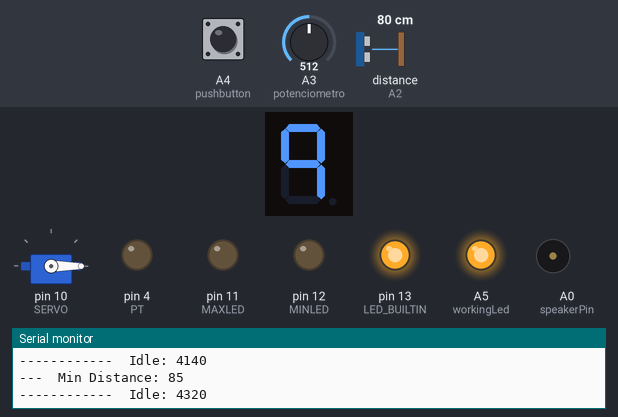
The sketch below on a simulated Arduino Uno, built with avr-gcc and run on an emulated ATmega328P. Parts: 1-digit seven-segment display, servo, output pins drawn as LEDs (lit = HIGH), buzzer (waves = sounding), the last lines printed to the serial monitor. Wiring (inferred from the names in the program): ultrasonic range finder: trigger A1; echo A2; 1-digit 7-segment display, segments lit when HIGH: segments pin 6, pin 7, pin 5, pin 2, pin 3, pin 9, pin 8. The test bench sets the inputs (shaded band); at power-on: A4 (pushbutton) HIGH, distance to the obstacle (sensor on A2) 80 cm, A3 (potenciometro) = 512. The echo pulse lasts 58.3 µs per cm; EEPROM starts erased; the segment pins are drawn as the display they are named for; pins used as bus, display or sensor lines are not drawn.

Above: at 3.5 s.
3.6 s: A4 (pushbutton) pulled LOW for 0.15 s
At 5.8 s:
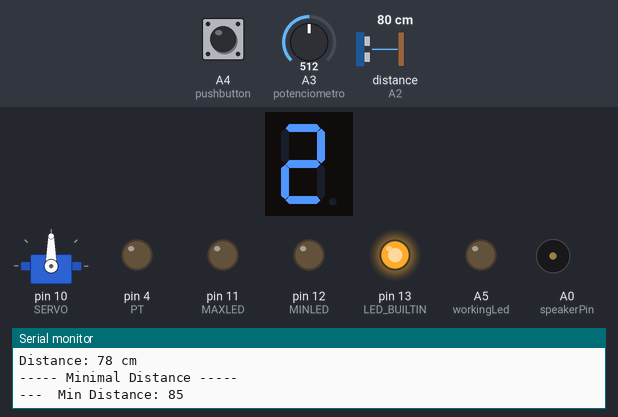
6.1 s: distance to the obstacle (sensor on A2) set to 93 cm
At 8.2 s:
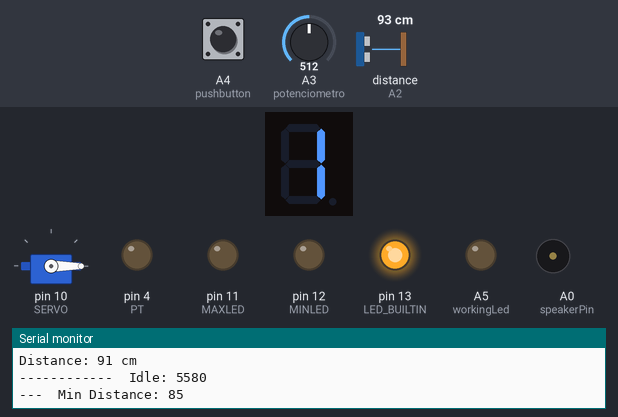
8.9 s: A3 (potenciometro) set to 529
10.4 s: A3 (potenciometro) set to 557
At 11.09 s:
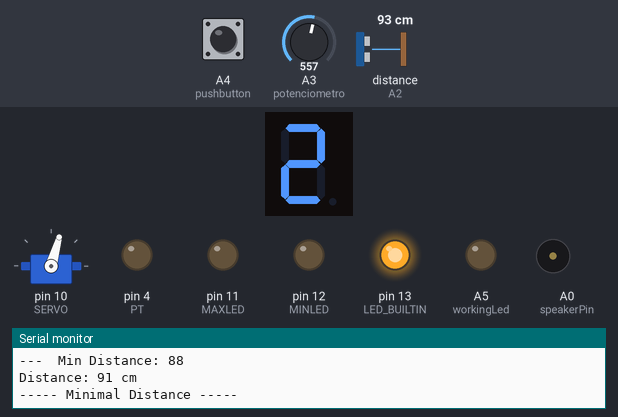
12.6 s: A4 (pushbutton) pulled LOW for 1 s
At 13.06 s:
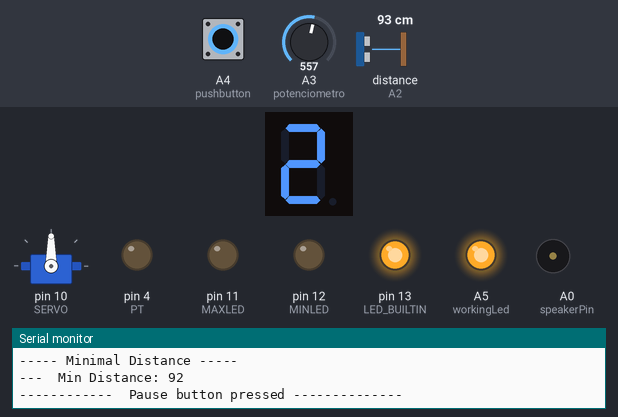
15.1 s: A3 (potenciometro) set to 611
At 16.5 s:
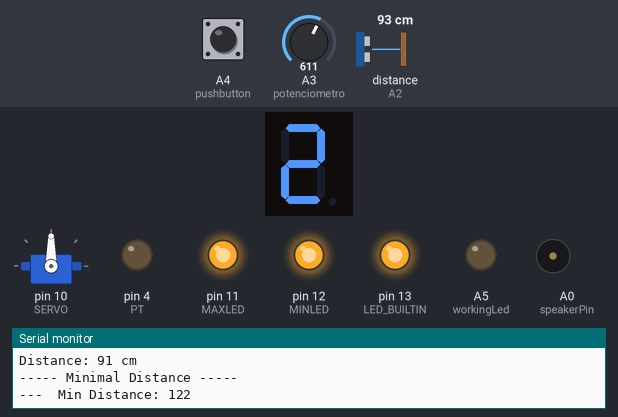
Timing chart, 0 to 17.6 s (numbered marks = the images above; inputs shaded):
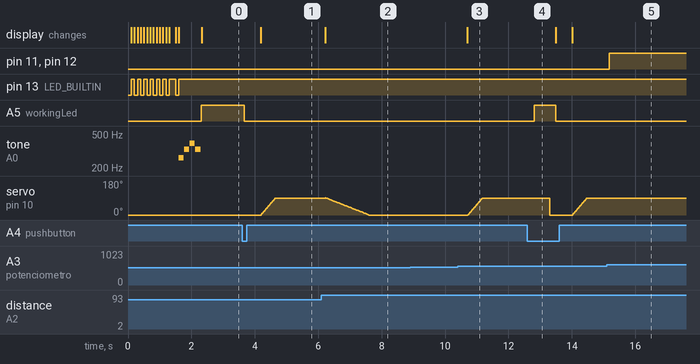

Measured:
- the behaviour switches between 87 and 88 cm on distance to the obstacle (sensor on A2) (found by bisection; images 1 and 2)
- the behaviour switches between 545 and 546 on A3 (potenciometro) (found by bisection; images 2 and 3)
- after the input at 3.6 s, A5 (workingLed): HIGH → LOW after 0.06 s; servo on pin 10 (SERVO): moves from 0° to 90° over 0.44 s, starting after 0.60 s; the display: changes after 0.58 s (image 1)
- after the input at 6.1 s, the display: changes after 0.12 s (image 2)
- after the input at 10.4 s, servo on pin 10 (SERVO): moves from 0° to 90° over 0.45 s, starting after 0.32 s; the display: changes after 0.31 s (image 3)
- after the input at 12.6 s, A5 (workingLed): LOW → HIGH after 0.21 s, → LOW 0.67 s later
- after the input at 15.1 s, pin 11 (MAXLED), pin 12 (MINLED): LOW → HIGH after 0.08 s

The sketch:

main.ino
```cpp
// (licence header left out)
#include <Servo.h>
#include <EEPROM.h>

int speakerPin  = A0;
#define SERVO 10 // Porta Digital 10 PWM
int MINLED = 12;
int MAXLED = 11;

// defines variables
long duration; // variable for the duration of sound wave travel
long minDistance = 20;
int distance; // variable for the distance measurement

int pushbutton = A4;
int workingLed = A5;
int baseDELAY = 150;
int workingDELAY = 165;
int notWorkingDELAY = 20;
bool estadoled = false; // variavel de controle
bool idleControl = true; // variavel de controle idle

long idleTimer = 0;
long idleLimit = 300000;
int lastDistance = 0;


Servo s; // Variável Servo
int pos; // Posição Servo

const int potenciometro = A3; // pino de entrada do potenciômetro
int sensorLevel = 0;

extern void StartEnconderDisplay();
extern void StartEnconderSond();
extern void StartSensorUltra();
extern void StartEnconderLevel();
extern void registerDistance();
extern void DisplayStatus();
extern void checkNewLevel();
extern void onSong();
extern void beep();

void setup(){
  Serial.begin(9600); // // Serial Communication is starting with 9600 of baudrate speed

  Serial.println("------ Automatic Bin");
  Serial.println("------ By Kaua Vitorio");
  Serial.println("------ Github: https://github.com/Kauavitorio");
  Serial.println("------ Ultrasonic Sensor HC-SR04");
  Serial.println("------ Starting up system ------");

  StartEnconderSond();
  StartSensorUltra();
  StartEnconderDisplay();
  StartEnconderLevel();

  s.attach(SERVO);
  s.write(0); // Start motor zero position

  pinMode(pushbutton, INPUT_PULLUP); // define o pino do botao como entrada
  pinMode(workingLed, OUTPUT);
    estadoled = EEPROM.read("wrokingStatus");
    idleControl = EEPROM.read("idleControl");

  DisplayStatus(0);
  onSong();
  Serial.println("------ System On ------"); // print some text in Serial Monitor
}

void loop() {
    registerDistance();
  if(estadoled == false){
    baseDELAY = workingDELAY;
    digitalWrite(workingLed, LOW);

    if(distance <= minDistance){
        lastDistance = 0;
        idleControl = false;
        EEPROM.write("idleControl", idleControl);
       Serial.println("----- Minimal Distance -----");
       DisplayStatus(2);
       for(pos; pos <= 90; pos++)
        {
          s.write(pos);
          delay(5);
        }
       s.write(90);
    }else{
        idleControl = true;
        EEPROM.write("idleControl", idleControl);
       if(distance >= minDistance + 1 && distance <= minDistance + 20){
         DisplayStatus(1);
         for(pos; pos >= 0; pos--)
          {
            s.write(pos);
            delay(15);
          }
          s.write(pos);
       }else{
           DisplayStatus(0);
           for(pos; pos >= 0; pos--)
            {
              s.write(pos);
              delay(5);
            }
            s.write(pos);
       }
    }
  }else{
       baseDELAY = notWorkingDELAY;
       digitalWrite(workingLed, HIGH);
       DisplayStatus(9);
  }

    countIdle();
    checkNewLevel();

  if (digitalRead(pushbutton) == LOW) // If the pause button is pressed
  {
      Serial.println("------------  Pause button pressed --------------");
      if(estadoled == false) {
        estadoled = true;
        idleTimer = 0;
      } else if(estadoled == true) estadoled = false;
      idleControl = !estadoled;
      digitalWrite(workingLed, estadoled);
      beep(speakerPin, 1047, 100);
      delay(50);
      beep(speakerPin, 880, 100);
      delay(200);
      Serial.print("------------  Working Status: ");
      Serial.println(!estadoled);

      EEPROM.write("wrokingStatus", estadoled);
      EEPROM.write("idleControl", idleControl);
      pos = 0;
      s.write(pos);
  }

  delay(baseDELAY);
}

void countIdle(){
  // idleLimit
  if(idleControl == true){
    int currentDistance = distance - 15;
    if(idleTimer <= idleLimit){
        if((lastDistance + 2) >= currentDistance || lastDistance == 0){
          idleTimer =  idleTimer + (workingDELAY + 15);
          lastDistance = currentDistance;

        }else {
          estadoled = false;
          idleTimer = 0;
          lastDistance = 0;
        }

          Serial.print("------------  Idle: ");
          Serial.println(idleTimer);

          if(idleTimer >= idleLimit)
              Serial.println("------------  Idle ON ------------");
    }else{
      if(distance <= minDistance){
          estadoled = false;
          idleTimer = 0;
          lastDistance = 0;
      }
      else estadoled = true;
    }
  }
}
```

buzzer.ino
```cpp
// (licence header left out)
#define NOTE_B0  31
#define NOTE_C1  33
#define NOTE_CS1 35
#define NOTE_D1  37
#define NOTE_DS1 39
#define NOTE_E1  41
#define NOTE_F1  44
#define NOTE_FS1 46
#define NOTE_G1  49
#define NOTE_GS1 52
#define NOTE_A1  55
#define NOTE_AS1 58
#define NOTE_B1  62
#define NOTE_C2  65
#define NOTE_CS2 69
#define NOTE_D2  73
#define NOTE_DS2 78
#define NOTE_E2  82
#define NOTE_F2  87
#define NOTE_FS2 93
#define NOTE_G2  98
#define NOTE_GS2 104
#define NOTE_A2  110
#define NOTE_AS2 117
#define NOTE_B2  123
#define NOTE_C3  131
#define NOTE_CS3 139
#define NOTE_D3  147
#define NOTE_DS3 156
#define NOTE_E3  165
#define NOTE_F3  175
#define NOTE_FS3 185
#define NOTE_G3  196
#define NOTE_GS3 208
#define NOTE_A3  220
#define NOTE_AS3 233
#define NOTE_B3  247
#define NOTE_C4  262
#define NOTE_CS4 277
#define NOTE_D4  294
#define NOTE_DS4 311
#define NOTE_E4  330
#define NOTE_F4  349
#define NOTE_FS4 370
#define NOTE_G4  392
#define NOTE_GS4 415
#define NOTE_A4  440
#define NOTE_AS4 466
#define NOTE_B4  494
#define NOTE_C5  523
#define NOTE_CS5 554
#define NOTE_D5  587
#define NOTE_DS5 622
#define NOTE_E5  659
#define NOTE_F5  698
#define NOTE_FS5 740
#define NOTE_G5  784
#define NOTE_GS5 831
#define NOTE_A5  880
#define NOTE_AS5 932
#define NOTE_B5  988
#define NOTE_C6  1047
#define NOTE_CS6 1109
#define NOTE_D6  1175
#define NOTE_DS6 1245
#define NOTE_E6  1319
#define NOTE_F6  1397
#define NOTE_FS6 1480
#define NOTE_G6  1568
#define NOTE_GS6 1661
#define NOTE_A6  1760
#define NOTE_AS6 1865
#define NOTE_B6  1976
#define NOTE_C7  2093
#define NOTE_CS7 2217
#define NOTE_D7  2349
#define NOTE_DS7 2489
#define NOTE_E7  2637
#define NOTE_F7  2794
#define NOTE_FS7 2960
#define NOTE_G7  3136
#define NOTE_GS7 3322
#define NOTE_A7  3520
#define NOTE_AS7 3729
#define NOTE_B7  3951
#define NOTE_C8  4186
#define NOTE_CS8 4435
#define NOTE_D8  4699
#define NOTE_DS8 4978
#define REST 0


void beep();
void song();

extern int speakerPin;

// change this to make the song slower or faster
int tempo = 340;
int melody[] = {


  // Hedwig's theme fromn the Harry Potter Movies
  // Socre from https://musescore.com/user/3811306/scores/4906610

    NOTE_C4,4, NOTE_E4,4, NOTE_G4,4, NOTE_E4,4

};


// sizeof gives the number of bytes, each int value is composed of two bytes (16 bits)
// there are two values per note (pitch and duration), so for each note there are four bytes
int notes = sizeof(melody) / sizeof(melody[0]) / 2;

// this calculates the duration of a whole note in ms (60s/tempo)*4 beats
int wholenote = (60000 * 4) / tempo;

int divider = 0, noteDuration = 0;


void StartEnconderSond(){
  pinMode(MINLED, OUTPUT);
  pinMode(MAXLED, OUTPUT);
}


void beep (unsigned char speakerPin, int frequencyInHertz, long timeInMilliseconds)  //code for working out the rate at which each note plays and the frequency.
{
  int x;
  long delayAmount = (long)(1000000/frequencyInHertz);
  long loopTime = (long)((timeInMilliseconds*1000)/(delayAmount*2));
  for (x=0;x<loopTime;x++)
  {
    digitalWrite(speakerPin,HIGH);
    delayMicroseconds(delayAmount);
    digitalWrite(speakerPin,LOW);
    delayMicroseconds(delayAmount);
  }
  delay(20);
}


void onSong()  //here is where all the notes for the song are played.
{
  // iterate over the notes of the melody.
  // Remember, the array is twice the number of notes (notes + durations)
  for (int thisNote = 0; thisNote < notes * 2; thisNote = thisNote + 2) {

    // calculates the duration of each note
    divider = melody[thisNote + 1];
    if (divider > 0) {
      // regular note, just proceed
      noteDuration = (wholenote) / divider;
    } else if (divider < 0) {
      // dotted notes are represented with negative durations!!
      noteDuration = (wholenote) / abs(divider);
      noteDuration *= 1.2; // increases the duration in half for dotted notes
    }

    // we only play the note for 90% of the duration, leaving 10% as a pause
    tone(speakerPin, melody[thisNote], noteDuration*0.9);

    // Wait for the specief duration before playing the next note.
    delay(noteDuration);

    // stop the waveform generation before the next note.
    noTone(speakerPin);
  }
}
```

display.ino
```cpp
// (licence header left out)
const int A = 6; // Defining the 7 pins of the segments
const int B = 7;
const int C = 5;
const int D = 2;
const int E = 3;
const int F = 9;
const int G = 8;

const int PT = 4; // the display point

boolean onPoint = false;

// Variaveis liga e desliga p/ display 7 segmentos
const int l = 1, d = 0; // Display 7 segmentos (catodo comum)
//const int l = 0, d = 1; // Display 7 segmentos (anodo comum)


void StartEnconderDisplay(){
pinMode(A, OUTPUT); // seta todos as portas que estão os leds do display como saída
pinMode(B, OUTPUT);
pinMode(C, OUTPUT);
pinMode(D, OUTPUT);
pinMode(E, OUTPUT);
pinMode(F, OUTPUT);
pinMode(G, OUTPUT);
pinMode(PT, OUTPUT);
pinMode(LED_BUILTIN, OUTPUT);
startdisplay();
}

void DisplayStatus(int status){
  switch (status){
    case 0:
        digitalWrite(A, l); //acende os leds que representam o número 0
        digitalWrite(B, l);
        digitalWrite(C, l);
        digitalWrite(D, l);
        digitalWrite(E, l);
        digitalWrite(F, l);
        digitalWrite(G, d);
    break;
    case 1:
        digitalWrite(A, d); //acende os leds que representam o número 1
        digitalWrite(B, l);
        digitalWrite(C, l);
        digitalWrite(D, d);
        digitalWrite(E, d);
        digitalWrite(F, d);
        digitalWrite(G, d);
    break;
    case 2:
        digitalWrite(A, l); //acende os leds que representam o número 2
        digitalWrite(B, l);
        digitalWrite(C, d);
        digitalWrite(D, l);
        digitalWrite(E, l);
        digitalWrite(F, d);
        digitalWrite(G, l);
    break;
    case 3:
        digitalWrite(A, l); //acende os leds que representam o número 3
        digitalWrite(B, l);
        digitalWrite(C, l);
        digitalWrite(D, l);
        digitalWrite(E, d);
        digitalWrite(F, d);
        digitalWrite(G, l);
    break;
    case 4:
        digitalWrite(A, d); //acende os leds que representam o número 4
        digitalWrite(B, l);
        digitalWrite(C, l);
        digitalWrite(D, d);
        digitalWrite(E, d);
        digitalWrite(F, l);
        digitalWrite(G, l);
    break;
    case 5:
        digitalWrite(A, l); //acende os leds que representam o número 5
        digitalWrite(B, d);
        digitalWrite(C, l);
        digitalWrite(D, l);
        digitalWrite(E, d);
        digitalWrite(F, l);
        digitalWrite(G, l);
    break;
    case 6:
        digitalWrite(A, d); //acende os leds que representam o número 6
        digitalWrite(B, d);
        digitalWrite(C, l);
        digitalWrite(D, l);
        digitalWrite(E, l);
        digitalWrite(F, l);
        digitalWrite(G, l);
    break;
    case 7:
        digitalWrite(A, l); //acende os leds que representam o número 7
        digitalWrite(B, l);
        digitalWrite(C, l);
        digitalWrite(D, d);
        digitalWrite(E, d);
        digitalWrite(F, d);
        digitalWrite(G, d);
    break;
    case 8:
        digitalWrite(A, l); //acende os leds que representam o número 8
        digitalWrite(B, l);
        digitalWrite(C, l);
        digitalWrite(D, l);
        digitalWrite(E, l);
        digitalWrite(F, l);
        digitalWrite(G, l);
    break;
    case 9:
        digitalWrite(A, l); //acende os leds que representam o número 9
        digitalWrite(B, l);
        digitalWrite(C, l);
        digitalWrite(D, d);
        digitalWrite(E, d);
        digitalWrite(F, l);
        digitalWrite(G, l);
    break;
  }
}

void startdisplay(){
  digitalWrite(A, l); //acende os leds que representam o número 0
digitalWrite(B, l);
digitalWrite(C, l);
digitalWrite(D, l);
digitalWrite(E, l);
digitalWrite(F, l);
digitalWrite(G, d);
digitalWrite(LED_BUILTIN, HIGH);
delay(100);

digitalWrite(A, d); //acende os leds que representam o número 1
digitalWrite(B, l);
digitalWrite(C, l);
digitalWrite(D, d);
digitalWrite(E, d);
digitalWrite(F, d);
digitalWrite(G, d);
digitalWrite(LED_BUILTIN, d);
delay(100);

digitalWrite(A, l); //acende os leds que representam o número 2
digitalWrite(B, l);
digitalWrite(C, d);
digitalWrite(D, l);
digitalWrite(E, l);
digitalWrite(F, d);
digitalWrite(G, l);
digitalWrite(LED_BUILTIN, HIGH);
delay(100);

digitalWrite(A, l); //acende os leds que representam o número 3
digitalWrite(B, l);
digitalWrite(C, l);
digitalWrite(D, l);
digitalWrite(E, d);
digitalWrite(F, d);
digitalWrite(G, l);
digitalWrite(LED_BUILTIN, d);
delay(100);

digitalWrite(A, d); //acende os leds que representam o número 4
digitalWrite(B, l);
digitalWrite(C, l);
digitalWrite(D, d);
digitalWrite(E, d);
digitalWrite(F, l);
digitalWrite(G, l);
digitalWrite(LED_BUILTIN, HIGH);
delay(100);

digitalWrite(A, l); //acende os leds que representam o número 5
digitalWrite(B, d);
digitalWrite(C, l);
digitalWrite(D, l);
digitalWrite(E, d);
digitalWrite(F, l);
digitalWrite(G, l);
digitalWrite(LED_BUILTIN, d);
delay(100);

digitalWrite(A, d); //acende os leds que representam o número 6
digitalWrite(B, d);
digitalWrite(C, l);
digitalWrite(D, l);
digitalWrite(E, l);
digitalWrite(F, l);
digitalWrite(G, l);
digitalWrite(LED_BUILTIN, HIGH);
delay(100);

digitalWrite(A, l); //acende os leds que representam o número 7
digitalWrite(B, l);
digitalWrite(C, l);
digitalWrite(D, d);
digitalWrite(E, d);
digitalWrite(F, d);
digitalWrite(G, d);
digitalWrite(LED_BUILTIN, d);
delay(100);

digitalWrite(A, l); //acende os leds que representam o número 8
digitalWrite(B, l);
digitalWrite(C, l);
digitalWrite(D, l);
digitalWrite(E, l);
digitalWrite(F, l);
digitalWrite(G, l);
digitalWrite(LED_BUILTIN, HIGH);
delay(100);

digitalWrite(A, l); //acende os leds que representam o número 9
digitalWrite(B, l);
digitalWrite(C, l);
digitalWrite(D, d);
digitalWrite(E, d);
digitalWrite(F, l);
digitalWrite(G, l);
digitalWrite(LED_BUILTIN, d);
delay(100);
digitalWrite(A, l); //acende os leds que representam o número 8
digitalWrite(B, l);
digitalWrite(C, l);
digitalWrite(D, l);
digitalWrite(E, l);
digitalWrite(F, l);
digitalWrite(G, l);
digitalWrite(LED_BUILTIN, HIGH);
delay(100);

digitalWrite(A, l); //acende os leds que representam o número 7
digitalWrite(B, l);
digitalWrite(C, l);
digitalWrite(D, d);
digitalWrite(E, d);
digitalWrite(F, d);
digitalWrite(G, d);
digitalWrite(LED_BUILTIN, d);
delay(100);
digitalWrite(A, l); //acende os leds que representam o número 0
digitalWrite(B, l);
digitalWrite(C, l);
digitalWrite(D, l);
digitalWrite(E, l);
digitalWrite(F, l);
digitalWrite(G, d);
digitalWrite(LED_BUILTIN, HIGH);
delay(200);
        digitalWrite(A, d); //acende os leds que representam o número 1
        digitalWrite(B, d);
        digitalWrite(C, d);
        digitalWrite(D, d);
        digitalWrite(E, d);
        digitalWrite(F, d);
        digitalWrite(G, d);
digitalWrite(LED_BUILTIN, d);
delay(100);
digitalWrite(LED_BUILTIN, l);
}

void blinkDP() { // Faz o DP piscar 2 vezes.

  for (int i=0; i<=3; i++) {
    if (onPoint)  {
      digitalWrite(PT, l);
      digitalWrite(LED_BUILTIN, l);
    }   else  {
      digitalWrite(PT, d);
      digitalWrite(LED_BUILTIN, d);
    }
    onPoint = !onPoint;
    delay(500);
  }

}
```

levels.ino
```cpp
// (licence header left out)
extern void DisplayStatus();

// defines variables
extern int sensorLevel;
extern long minDistance;
extern const int potenciometro;
extern int MAXLED;
extern int MINLED;
extern int baseDELAY;
extern int workingLed;
extern bool estadoled;

void StartEnconderLevel(){
  pinMode(speakerPin , OUTPUT);
}

void checkNewLevel(){
    if(minDistance > 25){
      Serial.print("---  Min Distance: ");
      Serial.println(minDistance);
    }

     sensorLevel = analogRead(potenciometro);
    lightSystem(0);
    if(sensorLevel >= 0 && sensorLevel <= 150){
           lightSystem(1);
           minDistance = 25;
    }else if(sensorLevel >= 800 && sensorLevel <= 2000){
           lightSystem(2);
           minDistance = 160;
    }else{
        if(sensorLevel >= 160 && sensorLevel <= 600){
           minDistance = sensorLevel / 6;
        }else if(sensorLevel >= 601 && sensorLevel <= 799){
           lightSystem(3);
           minDistance = sensorLevel / 5;
        }
    }
}

void lightSystem(int where){
          digitalWrite(MINLED, LOW);
          digitalWrite(MAXLED, LOW);
  if(estadoled == false){
    if(where == 1)
          digitalWrite(MINLED, HIGH);
      else if(where == 2)
          digitalWrite(MAXLED, HIGH);
      else if(where == 3){
            digitalWrite(MINLED, HIGH);
            digitalWrite(MAXLED, HIGH);
      }
  }
}
```

ultra-sensor.ino
```cpp
// (licence header left out)
#define echoPin A2 // attach pin D2 Arduino to pin Echo of HC-SR04
#define trigPin A1 //attach pin D3 Arduino to pin Trig of HC-SR04

// defines variables
extern long duration; // variable for the duration of sound wave travel
extern int distance; // variable for the distance measurement
extern bool estadoled;

void StartSensorUltra(){
  pinMode(trigPin, OUTPUT); // Sets the trigPin as an OUTPUT
  pinMode(echoPin, INPUT); // Sets the echoPin as an INPUT
}

void registerDistance(){
  // Clears the trigPin condition
  digitalWrite(trigPin, LOW);
  delayMicroseconds(2);

  // Sets the trigPin HIGH (ACTIVE) for 10 microseconds
  digitalWrite(trigPin, HIGH);
  delayMicroseconds(10);
  digitalWrite(trigPin, LOW);

  // Reads the echoPin, returns the sound wave travel time in microseconds
  duration = pulseIn(echoPin, HIGH);

  // Calculating the distance
  distance = duration * 0.034 / 2; // Speed of sound wave divided by 2 (go and back)

  if(estadoled == false){
    Serial.print("Distance: ");
    Serial.print(distance);
    Serial.println(" cm");
  }

}
```
